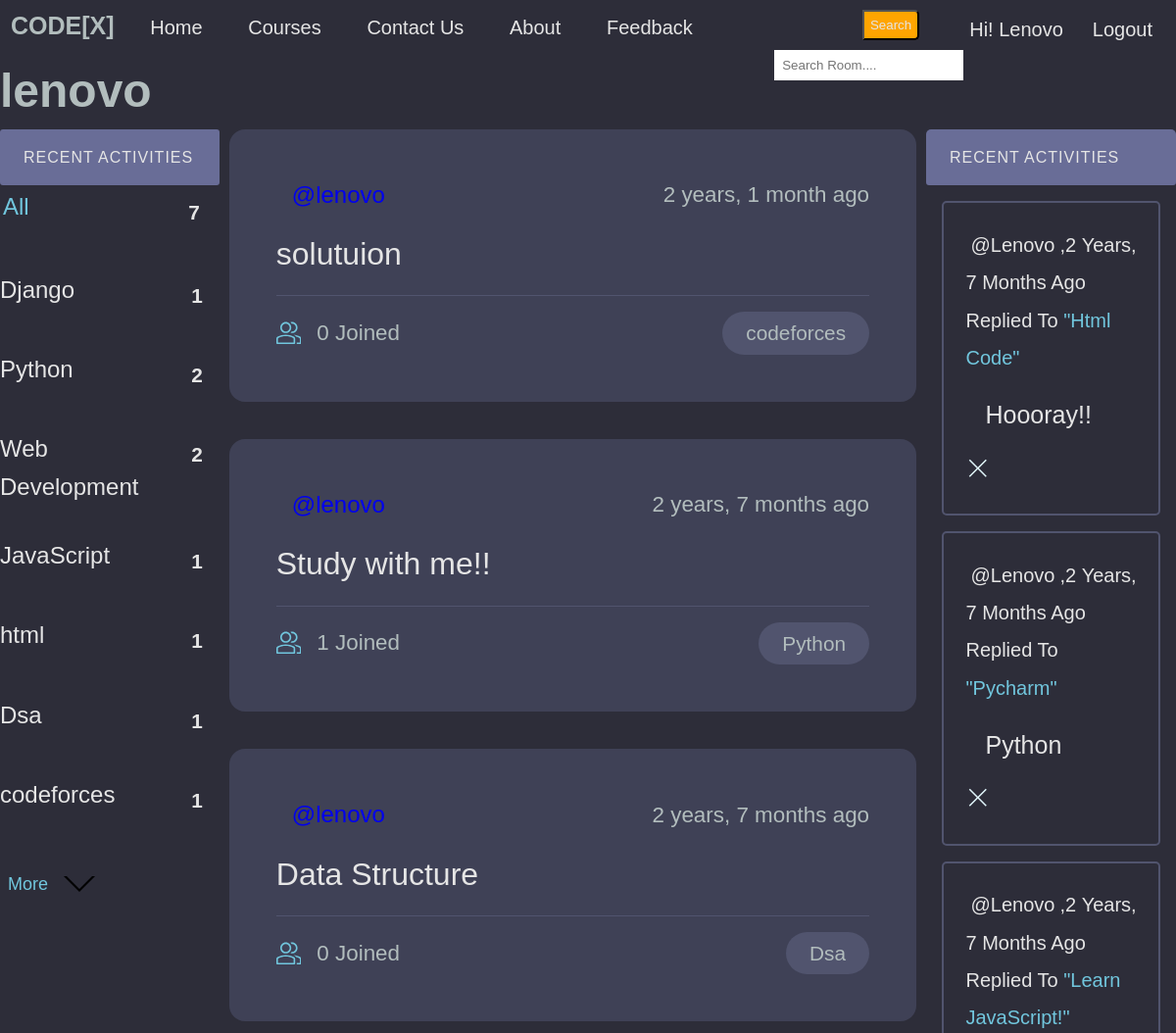
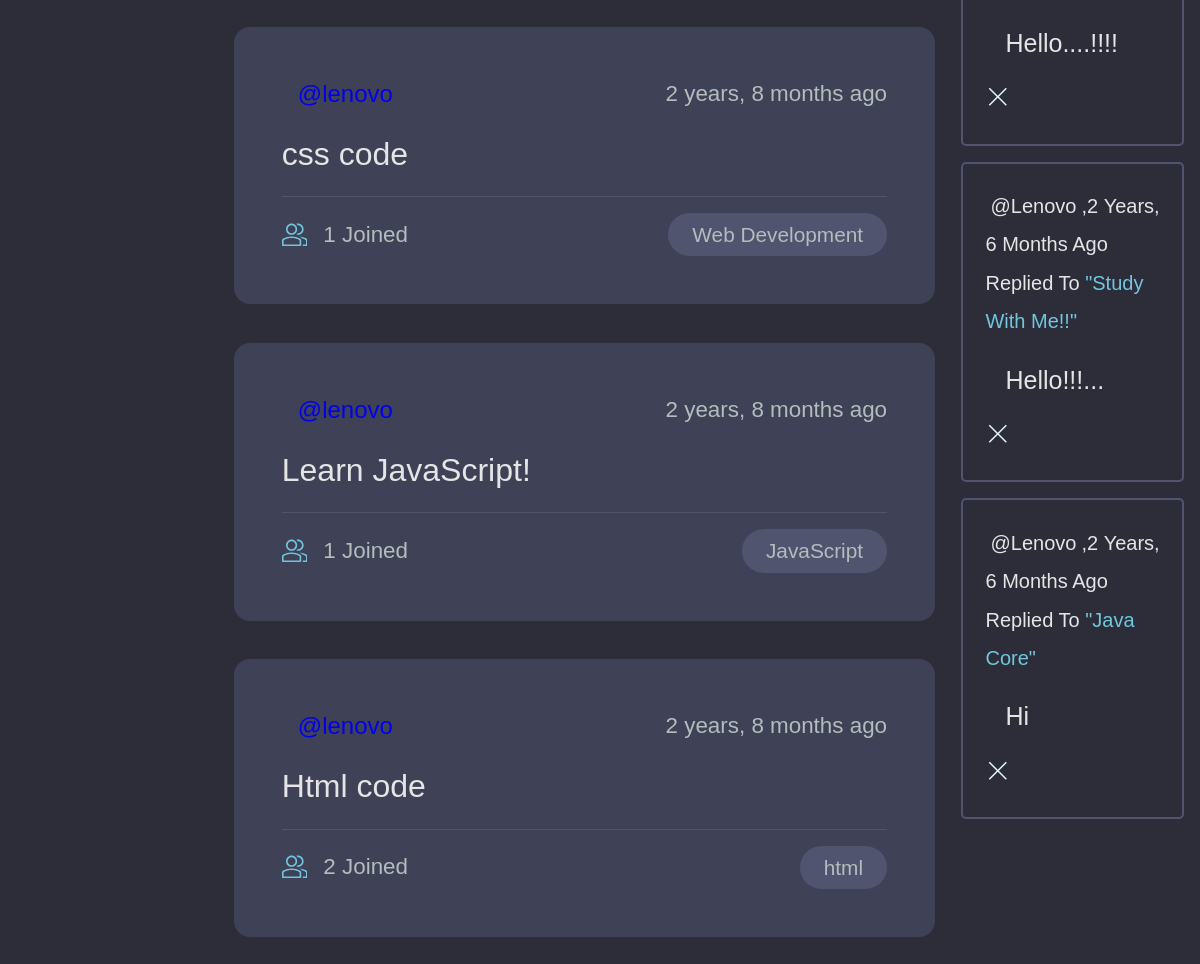
Screenshot of /profile/1 (signed in) with the database file from the repository (2 pictures, top to bottom).
### base/models.py (models this page shows, shortened)
class Topic(models.Model):
    name = models.CharField(max_length=200)

class Room(models.Model):
    host =  models.ForeignKey(User, on_delete=models.SET_NULL,null=True)
    topic = models.ForeignKey(Topic, on_delete=models.SET_NULL,null=True)
    name =  models.CharField(max_length= 200)
    description = models.TextField(null= True, blank= True)
    participants= models.ManyToManyField(User, related_name='participants', blank=True)
    updated= models.DateTimeField(auto_now= True)
    created= models.DateTimeField(auto_now_add=True)
    class Meta:
        ordering = ['-updated','-created']
    def __str__(self):
        return self.name

class Message(models.Model):
    user= models.ForeignKey(User, on_delete=models.CASCADE)
    room = models.ForeignKey(Room, on_delete=models.CASCADE)
    body = models.TextField()
    updated= models.DateTimeField(auto_now= True)
    created = models.DateTimeField(auto_now_add=True)
    def __str__(self):
        return self.body[0:50]

### base/views.py (the view)
# urls.py: path('profile/<str:pk>',views.userProfile,name="user-profile"),
def userProfile(request, pk):
    user= User.objects.get(id=pk)
    rooms= user.room_set.all()
    room_message= user.message_set.all()
    topics= Topic.objects.all()
    context= {'user': user, 'rooms': rooms, 'room_message': room_message, 'topics': topics }
    return render(request, 'base/profile.html', context )

### base/templates/base/profile.html (shortened to what this page needs)
{% extends 'main.html' %}
{% block content %}
<h1>{{ user.username }}</h1>
<div class="profile-container">
    <div>
        {% include 'base/topics_component.html' %}
    </div>
    <div>
        {% include 'base/feed_component.html' %}
    </div>
    <div>
        {% include 'base/activity_component.html' %}
    </div>
</div>
{% endblock content %}

### templates/main.html (shortened to what this page needs)
<!DOCTYPE html>
<html lang="en">
<head>
</head>
<body>
    <nav class="nav-bar">
        <ul>
            <label class="logo">CODE[X]</label>
            <li><a  href="/">Home</a></li>
            <li><a href="{% url 'course' %}">Courses</a></li>
            <li><a href="{% url 'contact' %}">Contact us</a></li>
            <li><a href="#">About</a></li>
            <li><a href="#">feedback</a></li>
        </ul>
        {% if request.user.is_authenticated %}
        <a class="logout" href="{% url 'logout' %}">Logout</a>
        <p class="hello">Hi! {{request.user}}</p>
        {% else %}
        <a class="login" href="{% url 'login' %}">Login</a>
        {% endif %}
        <form method="GET" action="{% url 'home' %}">
            <button class="but">Search</button>
            <input class="search" type="text" name="q" placeholder="Search Room...."/>
        </form>
    </nav>
    {% block content %}
    {% endblock %}
</body>
</html>

### base/templates/base/topics_component.html (shortened to what this page needs)
<div class="topics-container">
    <div class="activities__header">
        <h2> Recent Activities </h2>
    </div>
    <ul class="topics__list">
        <li>
            <a href="{% url 'home' %}" class="active">All<span>{{topics.count}}</span></a>
        </li>
        {% for topic in topics %}
            <li>
                <a href="{% url 'home' %}?q={{topic.name}}">{{topic.name}}<span>{{topic.room_set.all.count}}</span></a>
            </li>
        {% endfor %}
    </ul>
    <a class="btn btn--link" href="{% url 'course' %}">More
        <svg version="1.1" xmlns="http://www.w3.org/2000/svg" width="32" height="32" viewBox="0 0 32 32">
            <title>chevron-down</title>
            <path d="M16 21l-13-13h-3l16 16 16-16h-3l-13 13z"></path>
        </svg>
    </a>
</div>

### base/templates/base/feed_component.html (shortened to what this page needs)
{% for room in rooms %}
<div class="roomListRoom">
    <div class="roomListRoom__header">
        <a href="{% url 'user-profile' room.host.id %}" class="roomListRoom__author">
            <span>@{{room.host.username}}</span>
        </a>
        <div class="roomListRoom__actions">
            <span>{{room.created|timesince}} ago</span>
        </div>
    </div>
    <div class="roomListRoom__content">
        <a href="{% url 'room' room.id %}">{{room.name}}</a>
    </div>
    <div class="roomListRoom__meta">
        <a href="{% url 'room' room.id %}" class="roomListRoom__joined">
            {{room.participants.all.count}} Joined
        </a>
        <p class="roomListRoom__topic">{{room.topic.name}}</p>
    </div>
</div>
{% endfor %}

### base/templates/base/activity_component.html (shortened to what this page needs)
<div class="activities">
    <div class="activities__header">
        <h2> Recent Activities </h2>
    </div>
    {% for message in room_message %}
        <div class="activities__box">
            <div>
                <small class="m_e_s"><a class="message-user" href="{% url 'user-profile' message.user.id %}">@{{ message.user }}</a>,{{message.created|timesince}} ago replied to </small>
                <small class="mess-room">"{{message.room}}"</small>
                <p class="user-message">{{message}}</p>
                {% if request.user == message.user %}
                    <div class="roomListRoom__actions">
                        <a href="{% url 'delete-message' message.id %}">
                            <svg version="1.1" xmlns="http://www.w3.org/2000/svg" width="32" height="32" viewBox="0 0 32 32">
                                <title>Delete Message</title>
                                <path
                                    d="M27.314 6.019l-1.333-1.333-9.98 9.981-9.981-9.981-1.333 1.333 9.981 9.981-9.981 9.98 1.333 1.333 9.981-9.98 9.98 9.98 1.333-1.333-9.98-9.98 9.98-9.981z">
                                </path>
                            </svg>
                        </a>
                    </div>
                {% endif %}
            </div>
        </div>
    {% endfor %}
</div>

### templates/main.html (style rules this page uses)
:root { --color-main: #71c6dd; --color-main-light: #e1f6fb; --color-dark: #3f4156; --color-dark-medium: #51546e; --color-dark-light: #696d97; --color-light: #e5e5e5; --color-gray: #8b8b8b; --color-light-gray: #b2bdbd; --color-bg: #2d2d39; --color-success: #5dd693; --color-error: #fc4b0b; }
* { padding: 0; margin: 0; text-decoration: none; list-style-type: none; box-sizing: border-box; font-family: 'Nunito', sans-serif }
body { color: var(--color-light-gray); background-color: var(--color-bg); line-height: 1.6; font-weight: 400; font-size: 1.5rem; min-height: 100vh; }
.nav-bar { background:#2d2d39; height: 55px; width: 100%; }
.logo { color:#b2bdbd ; font-size: 25px; line-height: 50px; padding: 0 10px; font-weight: bold; }
nav ul { float:left; margin:1px; }
nav ul li { display: inline-block; line-height:40px; margin: 0 14px; }
nav ul li a { color: #e5e5e5; font-size: 20px; padding: 4px 6px; border-radius: 3px; text-transform:capitalize; }
.search { float: right; margin-top: 10px; border: none; padding: 8px; }
button { float: right; margin-right: 45px; padding: 6px; margin-top: 10px; background: orange; color: #e5e5e5; border-radius: 0 5px 5px 0; cursor: pointer; }
.logout { float: right; color: #e5e5e5; font-size: 20px; padding: 4px 6px; border-radius: 3px; text-transform:capitalize; margin-top: 10px; margin-right: 18px; cursor: pointer; }
.hello { float: right; color: #e5e5e5; font-size: 20px; padding: 4px 6px; border-radius: 3px; text-transform:capitalize; margin-top: 10px; margin-right: 18px; }

### base/templates/base/profile.html (style rules this page uses)
.profile-container { display: grid; grid-template-columns: 1fr 3fr 1fr; }

### base/templates/base/topics_component.html (style rules this page uses)
:root { --color-main: #71c6dd; --color-main-light: #e1f6fb; --color-dark: #3f4156; --color-dark-medium: #51546e; --color-dark-light: #696d97; --color-light: #e5e5e5; --color-gray: #8b8b8b; --color-light-gray: #b2bdbd; --color-bg: #2d2d39; --color-success: #5dd693; --color-error: #fc4b0b; }
.topics-container { margin-right: 10px; }
.topics__list { list-style: none; }
.topics__list li a { display: flex; justify-content: space-between; margin-bottom: 2rem; font-weight: 500; color: var( --color-light); transition: all 0.3s ease-in-out; }
.topics__list li a.active, .topics__list li a:hover { color: var(--color-main); border-radius: 3px; padding: 3px 3px; }
.topics__list li a span { padding: 0.5rem 1rem; color: var( --color-light); border-radius: 3px; font-size: 1.3rem; font-weight: 700; letter-spacing: 1px; }
.btn { background-color: transparent; border: none; display: inline-flex; align-items: center; gap: 1rem; cursor: pointer; transition: all ease-in-out 0.3s; border-radius: 3px; box-shadow: 1px 1px 3px 1px rgba(0, 0, 0, 0.15); padding:8px 10px; font-size: 18px; margin-top: 10px; margin-bottom: 10px; margin-left: 5px; }
.btn--link { border-radius: 3px; padding: 3px; color: var(--color-main); box-shadow: none; }
.activities__header h2 { background-color: var(--color-dark-light); text-transform: uppercase; font-weight: 500; padding: 1rem 1.5rem; color: var(--color-light); letter-spacing: 1px; font-size: 1rem; border-radius: 3px; }

### base/templates/base/activity_component.html (style rules this page uses)
:root { --color-main: #71c6dd; --color-main-light: #e1f6fb; --color-dark: #3f4156; --color-dark-medium: #51546e; --color-dark-light: #696d97; --color-light: #e5e5e5; --color-gray: #8b8b8b; --color-light-gray: #b2bdbd; --color-bg: #2d2d39; --color-success: #5dd693; --color-error: #fc4b0b; }
.activities { border-radius: 5px; overflow: hidden; margin-left: 10px; }
.activities__header h2 { background-color: var(--color-dark-light); text-transform: uppercase; font-weight: 500; padding: 1rem 1.5rem; color: var(--color-light); letter-spacing: 1px; font-size: 1rem; }
.activities__box { margin: 1rem; padding: 1.4rem; border: 2px solid var(--color-dark-medium); border-radius: 5px; }
.roomListRoom__actions svg { fill: var(--color-main-light); }
.m_e_s { color: #e5e5e5; font-size: 20px; text-transform: capitalize; }
.message-user { color:#e5e5e5; padding: 5px; border-radius: 3px; }
.user-message { padding: 20px; font-size: 25px; text-transform: capitalize; color: #e5e5e5; }
.mess-room { font-size: 20px; color: #71c6dd; text-transform: capitalize; }

### rows the page displays
Topic: name "Django", room_set.all.count "1"
Topic: name "Python", room_set.all.count "2"
Topic: name "Web Development", room_set.all.count "2"
Topic: name "JavaScript", room_set.all.count "1"
Topic: name "html", room_set.all.count "1"
Topic: name "Dsa", room_set.all.count "1"
Topic: name "codeforces", room_set.all.count "1"
Room: host.username "lenovo", created "2 years, 1 month", name "solutuion", participants.all.count "0", topic.name "codeforces"
Room: host.username "lenovo", created "2 years, 7 months", name "Study with me!!", participants.all.count "1", topic.name "Python"
Room: host.username "lenovo", created "2 years, 7 months", name "Data Structure", participants.all.count "0", topic.name "Dsa"
Room: host.username "lenovo", created "2 years, 8 months", name "css code", participants.all.count "1", topic.name "Web Development"
Room: host.username "lenovo", created "2 years, 8 months", name "Learn JavaScript!", participants.all.count "1", topic.name "JavaScript"
Room: host.username "lenovo", created "2 years, 8 months", name "Html code", participants.all.count "2", topic.name "html"
Message: user "Lenovo", created "2 Years, 7 Months", room "Html Code", body "Hoooray!!"
Message: user "Lenovo", created "2 Years, 7 Months", room "Pycharm", body "Python"
Message: user "Lenovo", created "2 Years, 7 Months", room "Learn JavaScript!", body "Hello....!!!!"
Message: user "Lenovo", created "2 Years, 6 Months", room "Study With Me!!", body "Hello!!!..."
Message: user "Lenovo", created "2 Years, 6 Months", room "Java Core", body "Hi"

### other values shown
{{ request.user }} "Lenovo"
{{ user.username }} "lenovo"
{{ topics.count }} "7"
